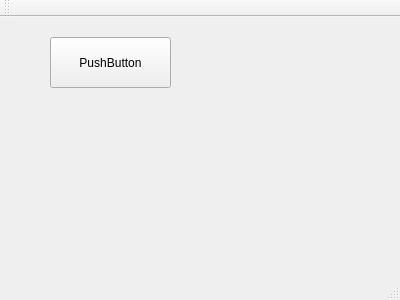
<?xml version="1.0" encoding="UTF-8"?>
<ui version="4.0">
 <class>MainWindow</class>
 <widget class="QMainWindow" name="MainWindow">
  <property name="geometry">
   <rect>
    <x>0</x>
    <y>0</y>
    <width>400</width>
    <height>300</height>
   </rect>
  </property>
  <property name="windowTitle">
   <string>MainWindow</string>
  </property>
  <widget class="QWidget" name="centralWidget">
   <widget class="QPushButton" name="pushButton">
    <property name="geometry">
     <rect>
      <x>50</x>
      <y>20</y>
      <width>121</width>
      <height>51</height>
     </rect>
    </property>
    <property name="text">
     <string>PushButton</string>
    </property>
   </widget>
   <widget class="QLabel" name="label">
    <property name="geometry">
     <rect>
      <x>200</x>
      <y>80</y>
      <width>60</width>
      <height>60</height>
     </rect>
    </property>
    <property name="sizePolicy">
     <sizepolicy hsizetype="Ignored" vsizetype="Ignored">
      <horstretch>0</horstretch>
      <verstretch>0</verstretch>
     </sizepolicy>
    </property>
    <property name="text">
     <string/>
    </property>
    <property name="scaledContents">
     <bool>true</bool>
    </property>
   </widget>
  </widget>
  <widget class="QMenuBar" name="menuBar">
   <property name="geometry">
    <rect>
     <x>0</x>
     <y>0</y>
     <width>400</width>
     <height>22</height>
    </rect>
   </property>
  </widget>
  <widget class="QToolBar" name="mainToolBar">
   <attribute name="toolBarArea">
    <enum>TopToolBarArea</enum>
   </attribute>
   <attribute name="toolBarBreak">
    <bool>false</bool>
   </attribute>
  </widget>
  <widget class="QStatusBar" name="statusBar"/>
 </widget>
 <layoutdefault spacing="6" margin="11"/>
 <resources/>
 <connections/>
</ui>
